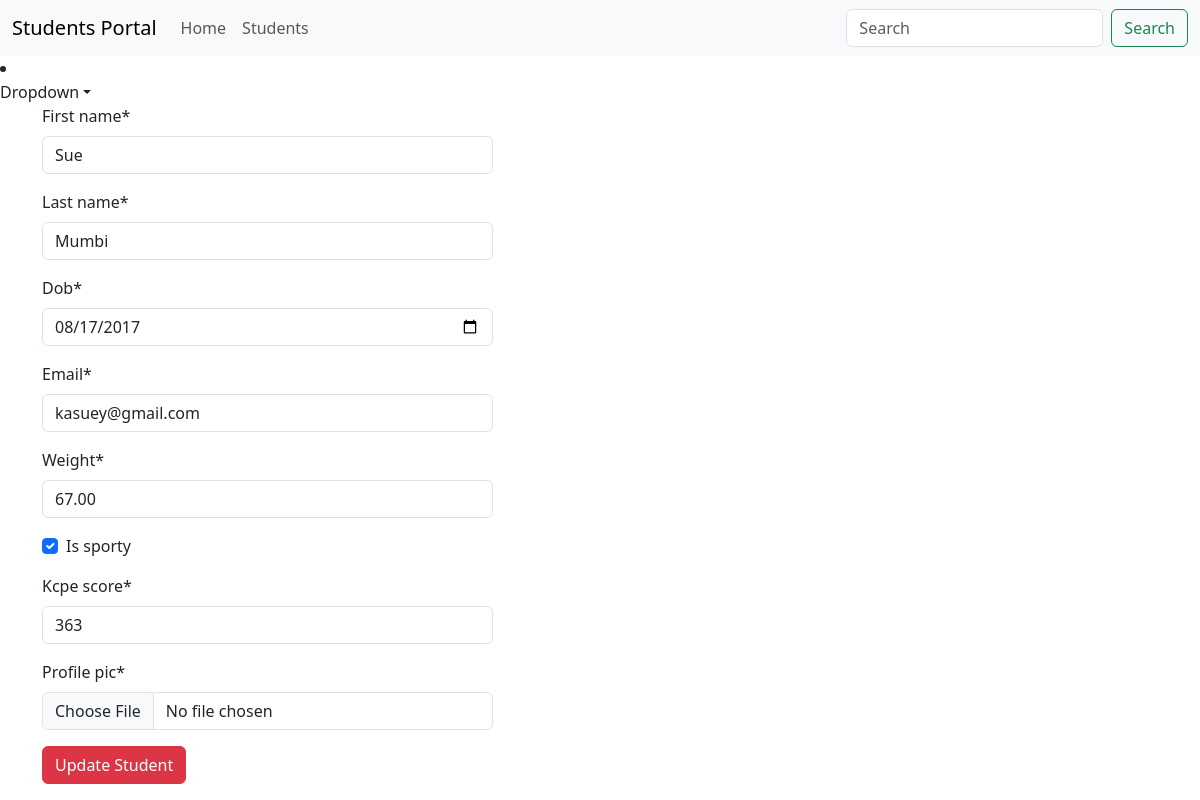
Page /students/update/1 (signed in) on the committed database.
### main_app/models.py (models this page shows, shortened)
class Student(models.Model):
    first_name = models.CharField(max_length=25)
    last_name = models.CharField(max_length=25)
    dob = models.DateField()
    email = models.EmailField(unique=True)
    weight = models.DecimalField(max_digits=5, decimal_places=2)
    is_sporty = models.BooleanField(default=False)
    kcpe_score = models.IntegerField()
    profile_pic = models.ImageField(upload_to='generate_unique_name', null=True, default="/media/students/student.png")
    created_at = models.DateTimeField(auto_now_add=True)
    updated_at = models.DateTimeField(auto_now=True)

### main_app/views.py (the view)
# urls.py: path('students/update/<int:student_id>', views.update_student, name="update"),
@login_required
def update_student(request, student_id):
    student = get_object_or_404(Student, pk=student_id)  # SELECT * FROM students WHERE id=1
    if request.method == "POST":
        form = StudentForm(request.POST, instance=student)
        if form.is_valid():
            form.save()
            messages.success(request, f"Successfully updated student {student.first_name}")
            return redirect("details", student_id)
    else:
        form = StudentForm(instance=student)
    return render(request, "update.html", {"form": form})

### main_app/app_forms.py
class StudentForm(forms.ModelForm):
    class Meta:
        model = Student
        fields ="__all__"
        widgets = {
            "dob": forms.DateInput(attrs={"min":"1990-01-01", "max":"1999-12-31", "type": "date"}),
            "kcpe_score": forms.NumberInput(attrs={"max":"500", "min":"0"})
        }

### templates/update.html (shortened to what this page needs)
{% extends 'base.html' %}
{% load crispy_forms_filters %}
{% block content %}
    {% include 'navbar.html' %}
<div class="container">
    <div class="row">
        <div class="col-sm-5">
            <form action="{{ request.path }}" method="post" enctype="multipart/form-data">
                {{ form | crispy }}
                <button class="btn btn-danger">Update Student</button>
            </form>
        </div>
    </div>
</div>
{% endblock %}

### rows in the picture
Student: first_name "Sue", last_name "Mumbi", dob "08/17/2017", email "kasuey@gmail.com", weight "67.00", is_sporty "☑", kcpe_score "363"
